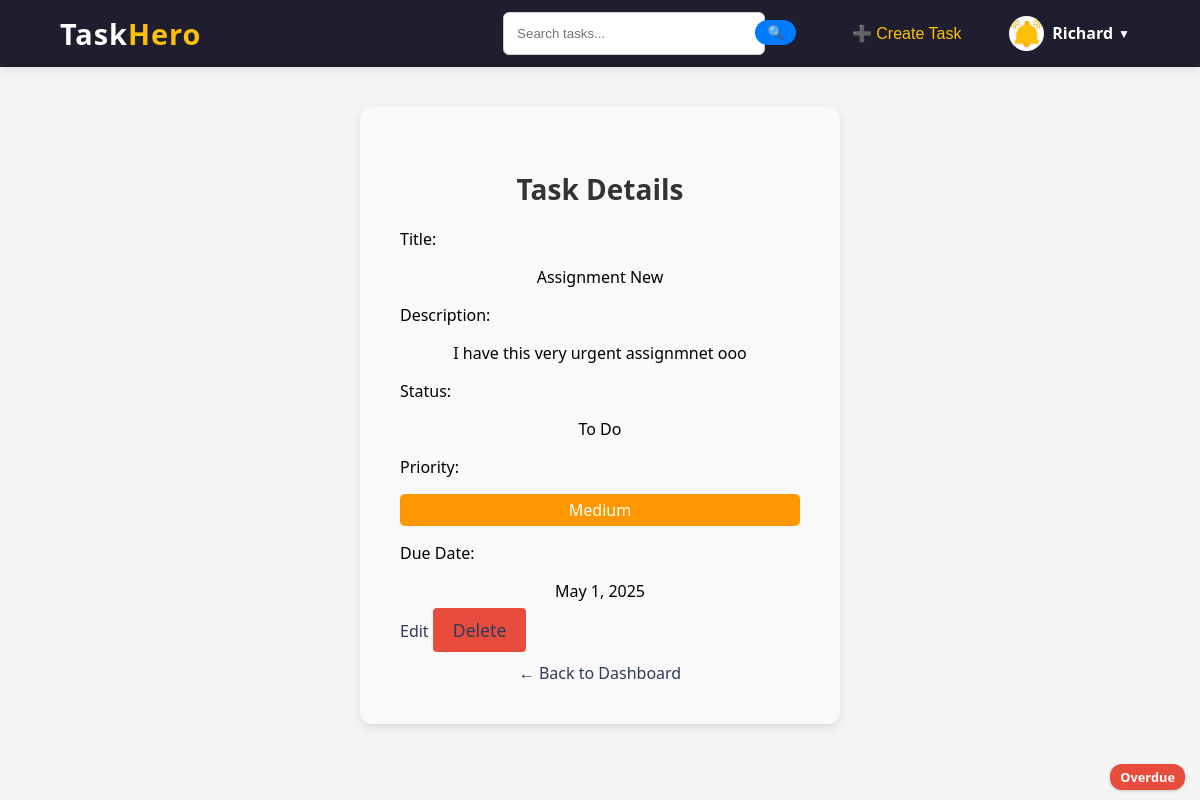
/task/17/ (signed in), run on an earlier commit of the app's database.
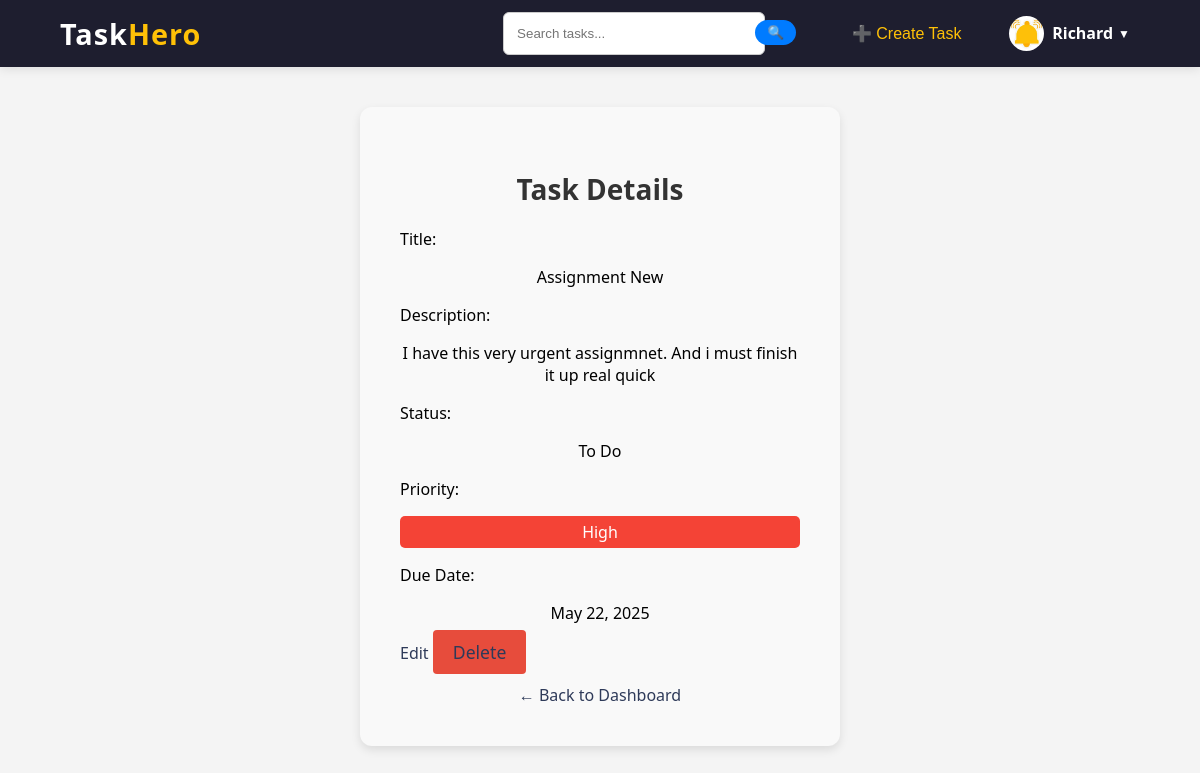
And on a later commit of the database.
### core/models.py (models this page shows, shortened)
class Task(models.Model):
    STATUS_CHOICES = [
        ('to_do', 'To Do'),
        ('in_progress', 'In Progress'),
        ('completed', 'Completed'),
    ]
    PRIORITY_CHOICES = [
        ('low', 'Low'),
        ('medium', 'Medium'),
        ('high', 'High'),
    ]
    title = models.CharField(max_length=255)
    description = models.TextField()
    due_date = models.DateField()
    status = models.CharField(max_length=20, choices=STATUS_CHOICES, default='to_do')
    priority = models.CharField(max_length=20, choices=PRIORITY_CHOICES, default='low')
    user = models.ForeignKey(User, on_delete=models.CASCADE, related_name='tasks')  # Link task to user

### core/views.py (the view)
# urls.py: path('task/<int:task_id>/', views.task_detail, name='task_detail'),
@login_required
@login_required
def task_detail(request, task_id):
    task = get_object_or_404(Task, id=task_id, user=request.user)  # Ensure only the task owner can view it
    return render(request, 'core/task_detail.html', {'task': task, 'today': date.today()})

### core/templates/core/task_detail.html
{% extends 'core/base.html' %}
{% load static %}
{% block content %}
<div class="form-container">
  <h2 class="form-title">Task Details</h2>
  <div class="task-detail-group">
    <label>Title:</label>
    <p>{{ task.title }}</p>
  </div>
  <div class="task-detail-group">
    <label>Description:</label>
    <p>{{ task.description|default:"No description provided." }}</p>
  </div>
  <div class="task-detail-group">
    <label>Status:</label>
    <p>{{ task.get_status_display }}</p>
  </div>
  <div class="task-detail-group">
    <label>Priority:</label>
    <p class="priority {{ task.priority }}">{{ task.get_priority_display }}</p>
  </div>
  <div class="task-detail-group">
    <label>Due Date:</label>
    <p>{{ task.due_date }}</p>
  </div>
  {% if task.due_date < today %}
    <div class="overdue-label">Overdue</div>
  {% elif task.due_date == today %}
    <div class="overdue-label">Last Day</div>
  {% endif %}
  <div class="task-detail-actions">
    <a href="{% url 'edit_task' task.pk %}" class="btn edit-btn">Edit</a>
    <a href="{% url 'delete_task' task.pk %}" class="btn delete-btn">Delete</a>
  </div>
  <a href="{% url 'dashboard' %}" class="back-link">← Back to Dashboard</a>
</div>
{% endblock %}

What changed in the data, as far as the page shows it:
changed Task "Assignment New": description "I have this very urgent assignmnet ooo" → "I have this very urgent assignmnet. And i must finish it up real quick"; priority "Medium" → "High"; due_date "May 1, 2025" → "May 22, 2025"
Also different on the page:
text no longer shown: "Overdue"
